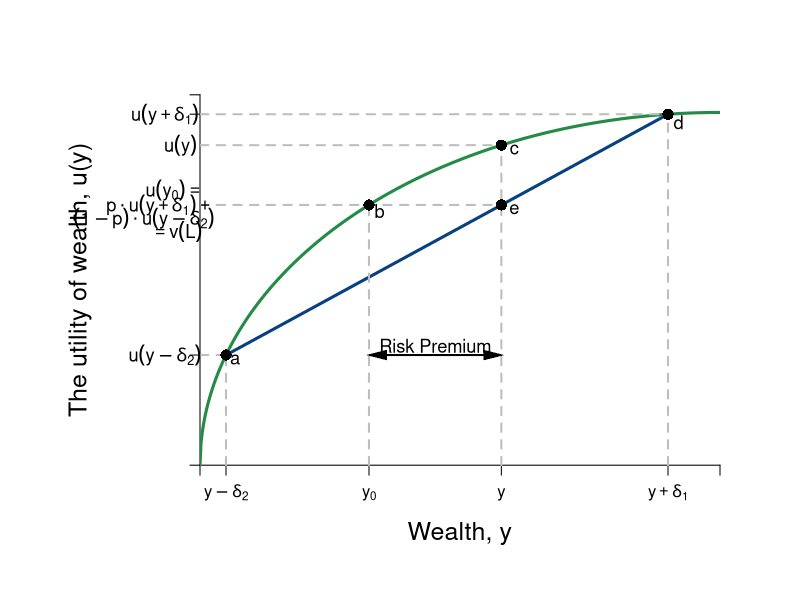

This chart was generated by the following R code:
#Graph Designer(s): Simon Halliday & Riley Boeth '17
#Authors: Bowles, Foley and Halliday
#Title: Coordination, Conflict and Competition: A Text in Microeconomics

library(shape)
pdf(file = "risk/risk_averse_u.pdf", width = 10, height = 8)

#Set parameters for graphics
axislabelsize <- 1.5
labelsize <- 1.1
graphlinewidth <- 3
segmentlinewidth <- 2

COL <- c("#7fc97f", "#beaed4", "#fdc086", "#ffff99", "#386cb0", "#f0027f", "#bf5b17", "#666666")
COLA <- c("#e0f3db", "#99d8c9","#66c2a4","#41ae76", "#238b45", "#005824")
COLB <- c("#4eb3d3", "#2b8cbe", "#0868ac","#084081")

#Edited the margins to cater for the larger LHS labels
par(mar =  c(6, 10, 4, 4))

#Concave utility of wealth function

ConcaveU <- function(x,y){
  (1600-(x-40)^2)^(1/2)
}

#Add limits on axes and levels of utility for each indifference curve
ylims <- c(0, 42)
xlims <- c(0, 40)

npts <- 501 
x <- seq(xlims[1], xlims[2], length.out = npts)
y <- seq(ylims[1], ylims[2], length.out = npts) 

plot(0, 0, xlim = xlims, ylim = ylims, type = "n",
     xlab = expression(paste("")),
     ylab = expression(paste("")), 
     xaxt = "n", 
     yaxt = "n", 
     cex.lab = axislabelsize, 
     bty = "n", 
     xaxs="i" 
     #yaxs="i"
)

#x and y limits with plain axes without ticks/numbers to match previous graph

ticksy <- c(0, ConcaveU(2), ConcaveU(36), ylims[2])
ylabels <- c(NA, NA, NA, ylims[2])
ticksx <- c(0, 2, 13, 23.18, 36, xlims[2])
xlabels <- c(NA, expression(paste(y - delta[2])), expression(paste(y[0])), expression(paste(y)), expression(paste(y + delta[1])), NA)

axis(1,at = ticksx,  pos = 0, labels = xlabels)
axis(2,at = ticksy,  pos = 0, labels = FALSE, las = 1)

npts <- 500 
xx1 <- seq(xlims[1], xlims[2], length.out = npts)
xx2 <- seq(0, xlims[2], length.out = npts)
xx3 <- seq(xlims[1], 0, length.out = npts)
xx4 <- seq(-11, 0, length.out = npts)

#Axis labels and draw linear utility function
mtext(expression(paste("Wealth, y")), side = 1, line = 2.5, cex = axislabelsize)
text(-9.2, 0.5*ylims[2], expression(paste("The utility of wealth, u(y)")), xpd = TRUE, cex = axislabelsize, srt = 90) 

lines(xx1, ConcaveU(xx1, y), col = COLA[5], lwd = graphlinewidth)

#Add line from pt a to pt c

segments(2, ConcaveU(2), 36, ConcaveU(36), lty = 1, col = COLB[4] , lwd = graphlinewidth)


#Label 5 points on line

text(2.7, ConcaveU(2)-.5, expression(paste("a")), cex = labelsize)
segments(2, 0, 2, ConcaveU(2), lty = 2, col = "gray", lwd = segmentlinewidth)
segments(0, ConcaveU(2), 2, ConcaveU(2), lty = 2, col = "gray", lwd = segmentlinewidth)
points(2, ConcaveU(2), pch = 16, col = "black", cex = 1.5)


text(24.18, ConcaveU(23.18)-.5, expression(paste("c")), cex = labelsize)
segments(23.18, 0, 23.18, ConcaveU(23.18), lty = 2, col = "gray", lwd = segmentlinewidth)
segments(0, ConcaveU(23.18), 23.18, ConcaveU(23.18), lty = 2, col = "gray", lwd = segmentlinewidth)
points(23.18, ConcaveU(23.18), pch = 16, col = "black", cex = 1.5)

text(24.18, ConcaveU(13)-.5, expression(paste("e")), cex = labelsize)
segments(0, ConcaveU(13), 23.18, ConcaveU(13), lty = 2, col = "gray", lwd = segmentlinewidth)
points(23.18, ConcaveU(13), pch = 16, col = "black", cex = 1.5)

text(13.8, ConcaveU(13)-.7, expression(paste("b")), cex = labelsize)
segments(13, 0, 13, ConcaveU(13), lty = 2, col = "gray", lwd = segmentlinewidth)
points(13, ConcaveU(13), pch = 16, col = "black", cex = 1.5)

text(36.8, ConcaveU(36)-.9, expression(paste("d")), cex = labelsize)
segments(36, 0, 36, ConcaveU(36), lty = 2, col = "gray", lwd = segmentlinewidth)
segments(0, ConcaveU(36), 36, ConcaveU(36), lty = 2, col = "gray", lwd = segmentlinewidth)
points(36, ConcaveU(36), pch = 16, col = "black", cex = 1.5)

#Label y-sub,x-sub,etc. on axes

#SH: removed these because I could add them to x-axis; y-axis labels cannot be added as usual
#text(36, -.9, expression(paste(y + Delta*y[1])), xpd = TRUE, cex = labelsize)
#text(13, -.9, expression(paste(y[ce])),  xpd = TRUE,  cex = labelsize)
#text(2, -.9, expression(paste(y - Delta*y[2])),  xpd = TRUE,  cex = labelsize)
#text(23.18, -.9, expression(paste(y)),  xpd = TRUE,  cex = labelsize)


text(-2.7, ConcaveU(36), expression(paste(u(y + delta[1]))), xpd = TRUE, cex = labelsize)
text(-1.95, ConcaveU(13)+1.7, expression(paste(u(y[0]) == phantom() )),  xpd = TRUE, cex = labelsize)
text(-3.1, ConcaveU(13), expression(paste(p%.%u(y +  delta[1]) + phantom())),  xpd = TRUE, cex = labelsize)
text(-4.3, ConcaveU(13)-1.5, expression(paste((1 - p)%.%u(y - delta[2]))),  xpd = TRUE, cex = labelsize)
text(-1.8, ConcaveU(13)-3, expression(paste(phantom() == v(L))),  xpd = TRUE, cex = labelsize)
text(-2.7, ConcaveU(2), expression(paste(u(y - delta[2]))),  xpd = TRUE,  cex = labelsize)
text(-1.5, ConcaveU(23.18), expression(paste(u(y))),  xpd = TRUE,  cex = labelsize)

#Add risk premium distance arrow and label

Arrows(13.6, ConcaveU(2), 22.58, ConcaveU(2), col = "black", lty = 1, lwd = 2, code = 3, arr.type = "triangle", arr.lwd = 0.5)
text((23.18+13)/2, ConcaveU(2)+1, expression(paste("Risk Premium")),  xpd = TRUE,  cex = labelsize)


dev.off()
